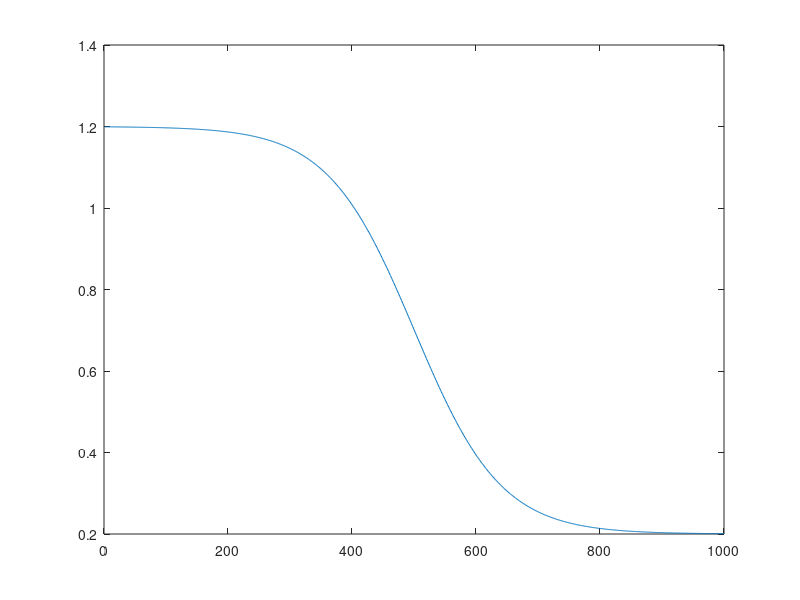

Recreate this plot in MATLAB.
clear all
close all

set(0, 'DefaultFigureRenderer', 'opengl');
set(0,'DefaultFigureWindowStyle','docked');

x=linspace(-1e15,1e15,1e3);
z=1.2-1./(1+exp(-x/14e13));

plot(z)

